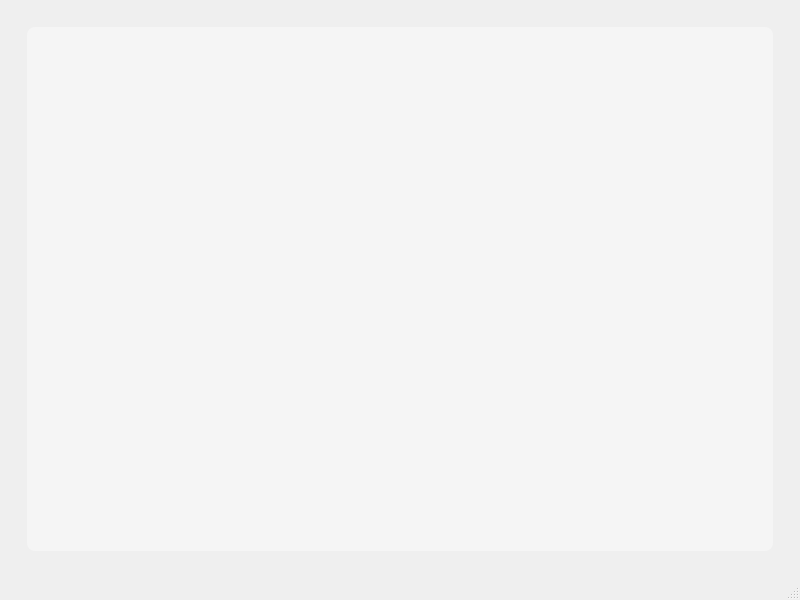
<?xml version="1.0" encoding="UTF-8"?>
<ui version="4.0">
 <class>MainWindow</class>
 <widget class="QMainWindow" name="MainWindow">
  <property name="geometry">
   <rect>
    <x>0</x>
    <y>0</y>
    <width>800</width>
    <height>600</height>
   </rect>
  </property>
  <property name="windowTitle">
   <string>MainWindow</string>
  </property>
  <property name="styleSheet">
   <string notr="true">/* === QTableView === */
QTableView {
    background-color: rgb(245, 245, 245); /* Color claro y suave similar al blanco */
    border: none;
    font-size: 16px;
    selection-background-color: rgb(220, 220, 220); /* Gris suave para la selección */
    border-radius: 8px;
    color: #333333;
}
QTableView::item {
    padding: 8px;
    border-radius: 6px;
    margin: 2px;
}
QTableView::item:selected {
    background-color: rgb(200, 200, 200); /* Gris más claro */
    color: black;
}

/* === QHeaderView === */
QHeaderView::section {
    background-color: #66bb6a; /* Verde más brillante y fresco para el header */
    color: white;
    font-weight: bold;
    padding: 8px;
    border: none;
    border-radius: 12px;
    margin: 1px;
}
QHeaderView::section:horizontal {
    background-color: #1e73c1; /* Azul suave para los nombres de las columnas */
    color: white;
    font-weight: bold;
}

/* === QScrollBar === */
QScrollBar:vertical {
    background-color: #f0f0f0;
    width: 10px;
    border-radius: 5px;
}
QScrollBar::handle:vertical {
    background-color: #8cc63f;
    border-radius: 5px;
}
QScrollBar::handle:vertical:hover {
    background-color: #7ab62e;
}

/* === QDialog === */
QDialog {
    background-color: #ffffff; /* Blanco limpio */
    border: 2px solid #1e73c1; /* Azul suave para el borde */
    border-radius: 20px; /* Bordes redondeados */
    padding: 30px; /* Más padding para un espaciado más limpio */
}

/* === Modal title bar === */
QDialog QWidget#titleBar {
    background-color: #66bb6a; /* Verde brillante para el encabezado */
    color: white;
    border-top-left-radius: 20px; /* Redondeo de los bordes */
    border-top-right-radius: 20px;
    padding: 20px; /* Padding ajustado */
    font-size: 20px; /* Título más grande */
    font-weight: bold;
    text-align: center;
}

/* === Modal content === */
QDialog QWidget#contentWidget {
    background-color: #f9f9f9; /* Gris claro para el contenido */
    border-radius: 15px; /* Bordes redondeados */
    margin: 20px;
    padding: 25px; /* Más padding para no verse comprimido */
}

QDialog QLabel {
    font-size: 18px; /* Tamaño de fuente ajustado */
    color: #333333;
    padding: 10px;
}
QDialog QLabel#sectionTitle {
    font-size: 20px;
    font-weight: bold;
    color: #1e73c1; /* Azul para los títulos de sección */
    padding: 10px 0;
}
QDialog QLabel#valueLabel {
    font-size: 16px;
    color: #444444;
    background-color: #e6f7ff; /* Fondo sutil azul claro */
    border-radius: 8px;
    padding: 12px;
    margin-top: 10px;
}

/* === Buttons === */
QDialog QPushButton {
    background-color: #1e73c1; /* Azul suave para los botones */
    color: white;
    border: none;
    border-radius: 12px; /* Bordes más redondeados */
    padding: 12px 25px;
    font-size: 16px;
    font-weight: bold;
    margin-top: 20px;
}
QDialog QPushButton:hover {
    background-color: #176ba3;
}
QDialog QPushButton:pressed {
    background-color: #135e8e;
}
QDialog QPushButton#closeButton {
    background-color: #00aeef; /* Color brillante para el botón de cierre */
    color: white;
}
QDialog QPushButton#closeButton:hover {
    background-color: #0099cc;
}

/* === Separators and graphs === */
QDialog QFrame#separator {
    background-color: #e0e0e0;
    max-height: 1px;
    margin: 15px 0;
}
QDialog QFrame#graphFrame {
    background-color: white;
    border: 1px solid #e0e0e0;
    border-radius: 15px;
    padding: 20px;
}
</string>
  </property>
  <widget class="QWidget" name="centralwidget">
   <layout class="QVBoxLayout" name="verticalLayout">
    <item>
     <widget class="QWidget" name="content" native="true">
      <layout class="QHBoxLayout" name="horizontalLayout">
       <item>
        <widget class="QWidget" name="tabla" native="true">
         <layout class="QHBoxLayout" name="horizontalLayout_2">
          <property name="spacing">
           <number>0</number>
          </property>
          <item>
           <widget class="QTableView" name="tableView"/>
          </item>
         </layout>
        </widget>
       </item>
      </layout>
     </widget>
    </item>
   </layout>
  </widget>
  <widget class="QMenuBar" name="menubar">
   <property name="geometry">
    <rect>
     <x>0</x>
     <y>0</y>
     <width>800</width>
     <height>22</height>
    </rect>
   </property>
  </widget>
  <widget class="QStatusBar" name="statusbar"/>
 </widget>
 <resources/>
 <connections/>
</ui>
